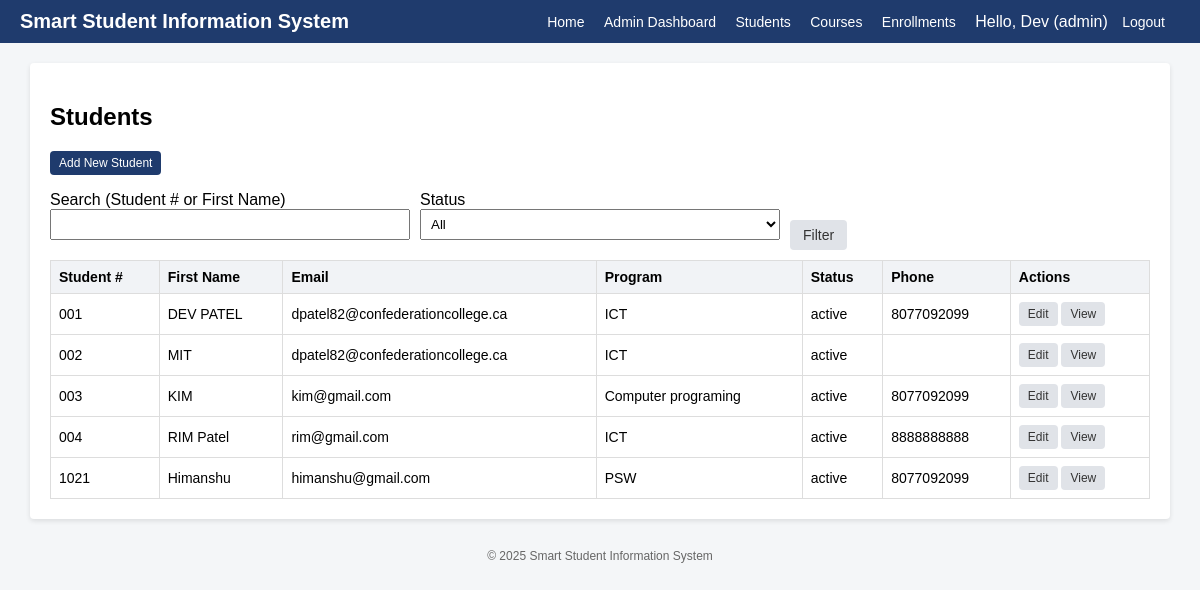
Screenshot of /admin/students.php (signed in) with the database file from the repository.
### tables this page shows
CREATE TABLE `students` (
  `id` int(11) NOT NULL,
  `user_id` int(11) NOT NULL,
  `student_number` varchar(50) NOT NULL,
  `first_name` varchar(100) NOT NULL,
  `dob` date DEFAULT NULL,
  `program` varchar(150) DEFAULT NULL,
  `phone` varchar(30) DEFAULT NULL,
  `status` enum('active','inactive','graduated') NOT NULL DEFAULT 'active',
  `created_at` datetime DEFAULT NULL,
  `updated_at` datetime DEFAULT NULL
);

CREATE TABLE `users` (
  `id` int(11) NOT NULL,
  `name` varchar(100) NOT NULL,
  `email` varchar(120) NOT NULL,
  `password` varchar(255) NOT NULL,
  `role` enum('admin','student') NOT NULL DEFAULT 'student',
  `created_at` datetime DEFAULT NULL,
  `updated_at` datetime DEFAULT NULL
);

### admin/students.php (the view, shortened to what this page needs)
<?php
$pdo = getPDO();
$search = trim($_GET['search'] ?? '');
$sql = "SELECT s.*, u.email FROM students s
        JOIN users u ON s.user_id = u.id
        WHERE 1=1";
$params = [];
$sql .= " ORDER BY s.student_number ASC";
$stmt = $pdo->prepare($sql);
$stmt->execute($params);
$students = $stmt->fetchAll();
include '../header.php';
?>
<h2>Students</h2>
<p><a href="student_form.php" class="btn btn-primary btn-sm">Add New Student</a></p>
<form method="get" class="flex">
    <div>
        <label>Search (Student # or First Name)</label>
        <input type="text" name="search" value="<?php echo htmlspecialchars($search); ?>">
    </div>
    <div>
        <label>Status</label>
        <select name="status">
            <option value="">All</option>
        </select>
    </div>
    <div style="align-self:flex-end;">
        <button class="btn btn-secondary" type="submit">Filter</button>
    </div>
</form>
<table>
    <thead>
        <tr>
            <th>Student #</th>
            <th>First Name</th>
            <th>Email</th>
            <th>Program</th>
            <th>Status</th>
            <th>Phone</th>
            <th>Actions</th>
        </tr>
    </thead>
    <tbody>
        <?php if (!$students): ?>
            <tr><td colspan="7" class="text-center">No students found.</td></tr>
        <?php else: ?>
            <?php foreach ($students as $s): ?>
                <tr>
                    <td><?php echo htmlspecialchars($s['student_number']); ?></td>
                    <td><?php echo htmlspecialchars($s['first_name']); ?></td>
                    <td><?php echo htmlspecialchars($s['email']); ?></td>
                    <td><?php echo htmlspecialchars($s['program']); ?></td>
                    <td><?php echo htmlspecialchars($s['status']); ?></td>
                    <td><?php echo htmlspecialchars($s['phone']); ?></td>
                    <td>
                        <a class="btn btn-sm btn-secondary" href="student_form.php?id=<?php echo $s['id']; ?>">Edit</a>
                        <a class="btn btn-sm btn-secondary" href="view_student.php?id=<?php echo $s['id']; ?>">View</a>
                    </td>
                </tr>
            <?php endforeach; ?>
        <?php endif; ?>
    </tbody>
</table>
<?php include '../footer.php'; ?>

### header.php (shortened to what this page needs)
<?php
$user = isset($_SESSION['user']) ? $_SESSION['user'] : null;
$baseUrl = '/smart_sis1';
?>
<!DOCTYPE html>
<html lang="en">
<head>
</head>
<body>
<header>
    <div style="display:flex;justify-content:space-between;align-items:center;">
        <h1>Smart Student Information System</h1>
        <nav>
            <a href="<?php echo $baseUrl; ?>/index.php">Home</a>
            <?php if ($user): ?>
                <?php if ($user['role'] === 'admin'): ?>
                    <a href="<?php echo $baseUrl; ?>/admin/dashboard.php">Admin Dashboard</a>
                    <a href="<?php echo $baseUrl; ?>/admin/students.php">Students</a>
                    <a href="<?php echo $baseUrl; ?>/admin/courses.php">Courses</a>
                    <a href="<?php echo $baseUrl; ?>/admin/enrollments.php">Enrollments</a>
                <?php elseif ($user['role'] === 'student'): ?>
                    <a href="<?php echo $baseUrl; ?>/student/dashboard.php">My Dashboard</a>
                    <a href="<?php echo $baseUrl; ?>/student/profile.php">My Profile</a>
                <?php endif; ?>
                <span style="margin-right:10px;">Hello, <?php echo htmlspecialchars($user['name']); ?>
                    (<?php echo htmlspecialchars($user['role']); ?>)</span>
                <a href="<?php echo $baseUrl; ?>/logout.php">Logout</a>
            <?php else: ?>
                <a href="<?php echo $baseUrl; ?>/login.php">Login</a>
                <a href="<?php echo $baseUrl; ?>/register.php">Register</a>
            <?php endif; ?>
        </nav>
    </div>
</header>
<div class="container">

### footer.php
</div>
<footer style="text-align:center;padding:10px;font-size:12px;color:#666;">
    &copy; <?php echo date('Y'); ?> Smart Student Information System
</footer>
</body>
</html>

### header.php (style rules this page uses)
body { font-family: Arial, sans-serif; background:#f4f6f8; margin:0; }
header { background:#1f3b6d; color:white; padding:10px 20px; }
header h1 { margin:0; font-size:20px; }
nav a { color:white; margin-right:15px; text-decoration:none; font-size:14px; }
.container { max-width:1100px; margin:20px auto; background:white; padding:20px; box-shadow:0 2px 5px rgba(0,0,0,0.1); border-radius:4px; }
.btn { display:inline-block; padding:6px 12px; border-radius:4px; text-decoration:none; font-size:14px; border:1px solid transparent; cursor:pointer; }
.btn-primary { background:#1f3b6d; color:white; }
.btn-secondary { background:#e0e3e8; color:#333; }
.btn-sm { padding:4px 8px; font-size:12px; }
table { width:100%; border-collapse:collapse; margin-top:10px; }
th, td { border:1px solid #ddd; padding:8px; text-align:left; font-size:14px; }
th { background:#f1f3f6; }
input[type=text], input[type=email], input[type=password], input[type=date], select, textarea { padding:6px; width:100%; box-sizing:border-box; margin-bottom:10px; }
.flex { display:flex; gap:10px; flex-wrap:wrap; }
.flex > div { flex:1 1 200px; }

### rows the page displays
students: student_number "001", first_name "DEV PATEL", user.email "dpatel82@confederationcollege.ca", program "ICT", status "active", phone "8077092099"
students: student_number "002", first_name "MIT", user.email "dpatel82@confederationcollege.ca", program "ICT", status "active"
students: student_number "003", first_name "KIM", user.email "kim@gmail.com", program "Computer programing", status "active", phone "8077092099"
students: student_number "004", first_name "RIM Patel", user.email "rim@gmail.com", program "ICT", status "active", phone "8888888888"
students: student_number "1021", first_name "Himanshu", user.email "himanshu@gmail.com", program "PSW", status "active", phone "8077092099"

### other values shown
$user['name'] "Dev"
$user['role'] "admin"
